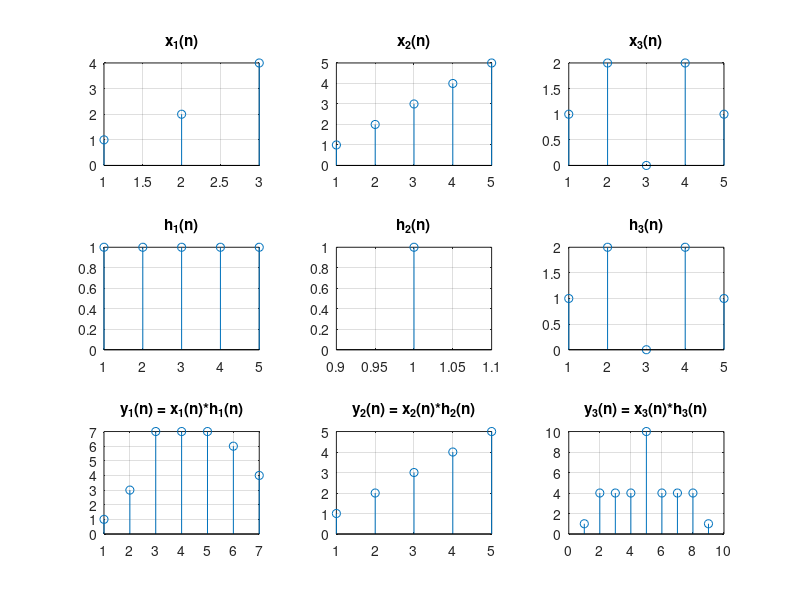

Source code (MATLAB):
clear all;
close all;
clc;

x1=[1,2,4];
h1=[1,1,1,1,1];
y1=conv(x1,h1);

x2=1:5;
h2=1;
y2=conv(x2,h2);

x3=[1,2,0,2,1];
h3=x3;
y3=conv(x3,h3);

%>>>>>>>> Plot the set (1) of graphs
subplot(3,3,1)
stem(x1)
title('x_1(n)');
grid

subplot(3,3,4)
stem(h1)
title('h_1(n)');
grid

subplot(3,3,7)
stem(y1)
title('y_1(n) = x_1(n)*h_1(n)');
grid

%>>>>>>>> Plot the set (2) of graphs
subplot(3,3,2)
stem(x2)
title('x_2(n)');
grid

subplot(3,3,5)
stem(h2)
title('h_2(n)');
grid

subplot(3,3,8)
stem(y2)
title('y_2(n) = x_2(n)*h_2(n)');
grid

%>>>>>>>> Plot the set (3) of graphs
subplot(3,3,3)
stem(x3)
title('x_3(n)');
grid

subplot(3,3,6)
stem(h3)
title('h_3(n)');
grid

subplot(3,3,9)
stem(y3)
title('y_3(n) = x_3(n)*h_3(n)');
grid